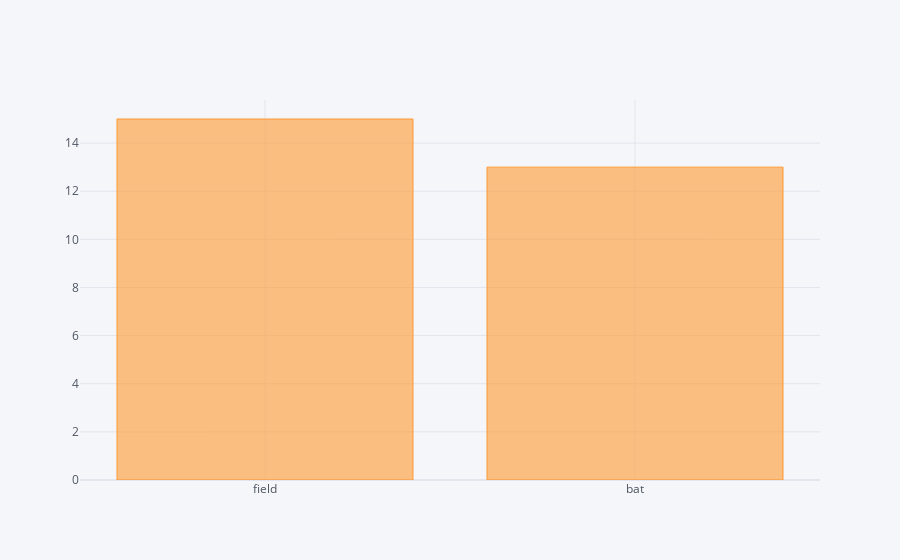

Notebook code cell kept with this figure:
### Code cell
micsk['toss_decision'].value_counts().iplot(kind ='bar')

### Figure 1 — Plotly figure (JSON) as saved in the notebook; plotly's stock layout.template omitted (floating-point values rounded to 4 significant figures)
{"data": [{"marker": {"color": "rgba(255, 153, 51, 0.6)", "line": {"color": "rgba(255, 153, 51, 1.0)", "width": 1}}, "name": "toss_decision", "orientation": "v", "text": "", "type": "bar", "x": ["field", "bat"], "y": [15, 13]}], "layout": {"legend": {"bgcolor": "#F5F6F9", "font": {"color": "#4D5663"}}, "paper_bgcolor": "#F5F6F9", "plot_bgcolor": "#F5F6F9", "title": {"font": {"color": "#4D5663"}}, "xaxis": {"gridcolor": "#E1E5ED", "showgrid": true, "tickfont": {"color": "#4D5663"}, "title": {"font": {"color": "#4D5663"}, "text": ""}, "zerolinecolor": "#E1E5ED"}, "yaxis": {"gridcolor": "#E1E5ED", "showgrid": true, "tickfont": {"color": "#4D5663"}, "title": {"font": {"color": "#4D5663"}, "text": ""}, "zerolinecolor": "#E1E5ED"}}}
